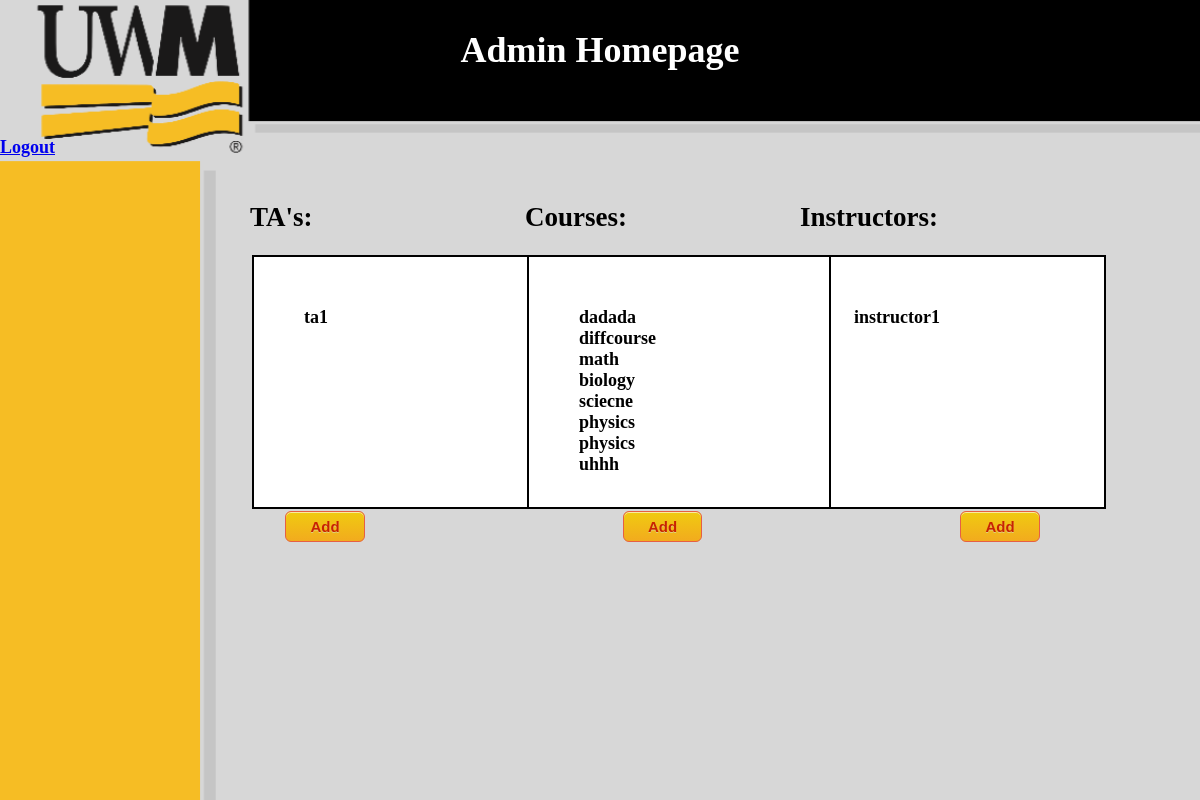
The page /admin_home/ on the database as committed earlier.
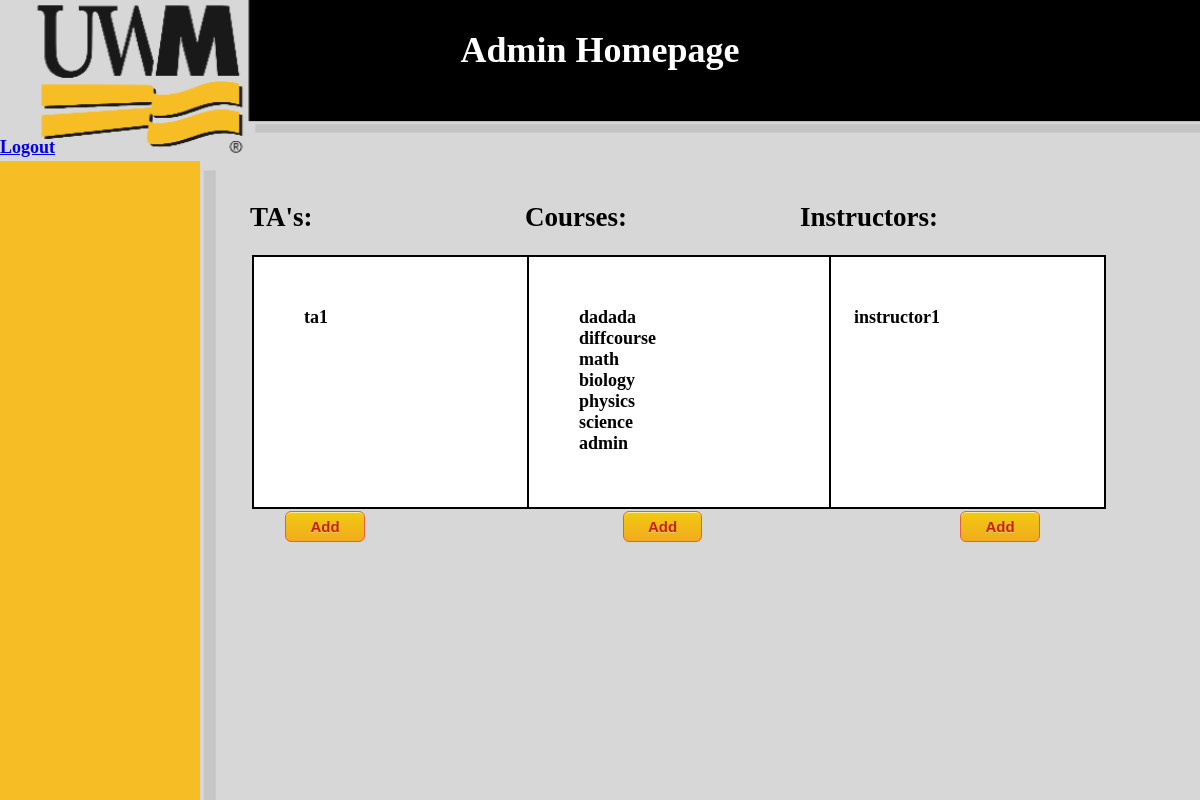
The same page on the database as committed later.
### TAApp/models.py (models this page shows)
class TA(models.Model):
    name = models.CharField(max_length=20, null=True)
    project_manager = models.ForeignKey(Instructor, on_delete=models.CASCADE, null=True)
    def __str__(self):
        return self.name

class Course(models.Model):
    name = models.CharField(max_length=20, null=True)
    description = models.CharField(max_length=50, null=True)
    project_manager = models.ForeignKey(Administrator, on_delete=models.CASCADE, null=True, blank=True, default="")
    instructor = models.ForeignKey(Instructor, on_delete=models.CASCADE, default="")
    instructorTA = models.ForeignKey(TA, on_delete=models.CASCADE, default="")

class Instructor(models.Model):
    name = models.CharField(max_length=20, null=True)
    project_manager = models.ForeignKey(Administrator, on_delete=models.CASCADE, null=True)
    def __str__(self):
        return self.name

### TAApp/views.py (the view)
# urls.py: path('admin_home/', Admin_home.as_view()),
class Admin_home(View):
    def get(self, request):
        TAList = list(map(str, TA.objects.all()))
        InstructorList = list(map(str, Instructor.objects.all()))
        CourseList = list(Course.objects.all())
        return render(request, "admin_home.html", {"TAs": TAList, "instructors": InstructorList, "courses": CourseList})

### templates/admin_home.html (shortened to what this page needs)
{% load static %}
<link rel="stylesheet" type="text/css" href="{% static '/css/style.css' %}"/>
<!DOCTYPE html>
<html lang="en">
<head>
</head>
<body>
<div class="bg">
    <div class="HeaderHome"></div>
<h1 class="home">Admin Homepage</h1>
<br/>
<br/>
<a href="/login/">Logout</a>
    <br/>
    <br/>
  <div class="column_left">
      <div class="Left">
      <div class="left">
      <h2>TA's:</h2>
      <form action="/admin_home/"  id = "TAs" method="post">
      <div id="TAList">
    {% for i in TAs %}
    {{ i }}<br/>
    {% endfor %}
      </div>
</form>
        <form action ="/TAs/">
          <input type="submit" value="Add">
        </form>
  </div>
  </div>
  </div>
  <div class="column_center">
        <div class="Left">
            <h2>Courses:</h2>
      <form action="/admin_home/"  id = "Courses" method="post">
      <div id="CourseList">
    {% for course in courses %}
    {{ course.name }}<br/>
    {% endfor %}
      </div>
</form>
        <form action ="/courses/">
            <input type="submit" value="Add">
        </form>
  </div>
  </div>
  <div class="column_right">
            <h2>Instructors:</h2>
      <form action="/admin_home/"  id = "Instructors" method="post">
      <div id="InstructorList">
    {% for i in instructors %}
    {{ i }}<br/>
    {% endfor %}
      </div>
</form>
              <form action ="/instructors/">
          <input type="submit" value="Add">
        </form>
</div>
</div>
</body>
</html>

Rows that differ between the two databases and show on the page:
removed Course: name "sciecne"
removed Course: name "physics"
removed Course: name "uhhh"
added Course: name "science"
added Course: name "admin"
